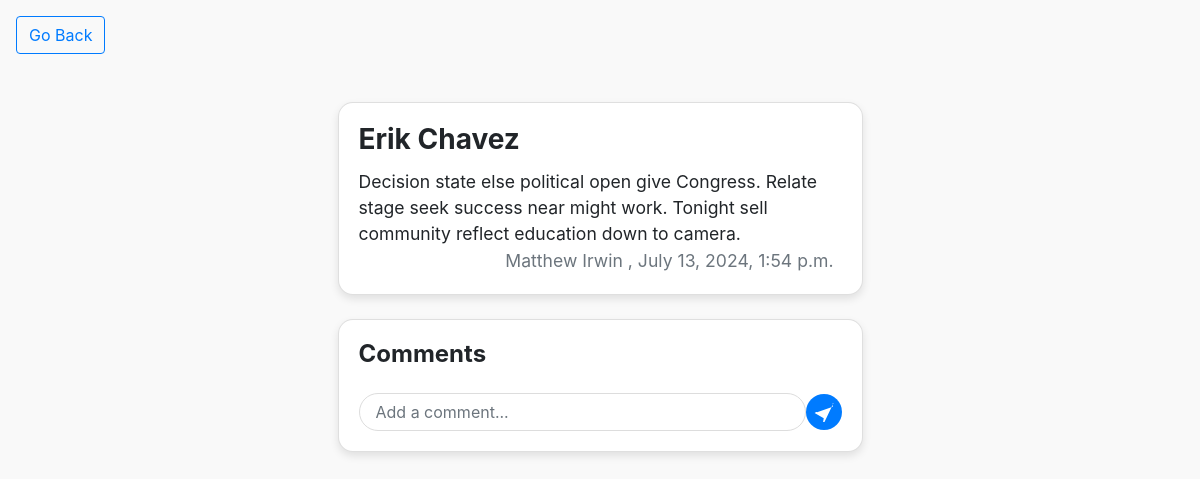
The app's page /post/erik-chavez with its own data.
### blog/models.py (models this page shows, shortened)
class Post(models.Model):
    title = models.CharField(max_length=150)
    content = models.TextField(null=True)
    author = models.ForeignKey(User,related_name="posts",on_delete=models.CASCADE)
    published_date = models.DateTimeField(auto_now_add=True)
    slug = models.SlugField(unique=True)
    class Meta:
        ordering = ('-published_date',)

### blog/views.py (the view)
# urls.py: path('post/<slug>',views.PostDetailView.as_view(),name="detail_post"),
@method_decorator(csrf_exempt ,name="dispatch")
class PostDetailView(generic.DetailView):
    model = Post
    template_name = "post_detail.html"

### blog/templates/post_detail.html (shortened to what this page needs)
<!DOCTYPE html>
<html lang="en">
<head>
  <link rel="stylesheet" href="https://stackpath.bootstrapcdn.com/bootstrap/4.5.2/css/bootstrap.min.css">
  <link rel="stylesheet" href="https://cdn.jsdelivr.net/npm/@fortawesome/fontawesome-free@6.4.2/css/fontawesome.min.css">
</head>
<body>
<div class="m-3">
  <a class="btn btn-outline-primary" href="../">Go Back</a>
</div>
<div class="container mt-5 d-flex justify-content-center">
    <div class="col-lg-6 col-md-8 col-sm-10">
        <div class="card mb-4">
            <div class="card-body">
                <h3 class="card-title">{{ post.title }}</h3>
                <div class="d-flex justify-content-start pr-2">
                <span  class="card-text ">{{ post.content }}</span>
                </div>
                <div class="d-flex justify-content-end pr-2">
                <span  class="card-text text-secondary">{{ post.author.username }} ,</span><br>
                <span  class="card-text text-secondary"> &nbsp;{{ post.published_date }}</span>
                </div>
            </div>
        </div>
        <div class="card">
            <div class="card-body">
                <h4 class="card-title">Comments</h4>
                <form method="post" action="{% url 'add_comment' post.slug %}" class="comment-form d-flex mt-4">
                    <input type="text" name="content" class="form-control me-2" placeholder="Add a comment..." required>
                    <button type="submit" class="btn btn-primary">
                        <svg xmlns="http://www.w3.org/2000/svg" width="16" height="16" fill="currentColor" class="bi bi-send-fill" viewBox="0 0 16 16">
                            <path d="M15.5.5a.5.5 0 0 0-.5.5v2.785L2.522 8.27l-.364-.36A.5.5 0 0 0 1.8 8h-.007L.498 8.788 7.8 13l-.618 3.497a.5.5 0 0 0 .79.407L15.5 1a.5.5 0 0 0-.036-.5z"/>
                        </svg>
                    </button>
                </form>
            </div>
        </div>
    </div>
</div>
</body>
</html>

### blog/templates/post_detail.html (style rules this page uses)
body { background-color: #f9f9f9; }
.card { border-radius: 15px; box-shadow: 0 4px 8px rgba(0, 0, 0, 0.1); }
.card-title { font-weight: bold; }
.card-text, .comment-content { font-size: 1.1rem; }
.comment-form { align-items: center; }
.comment-form input { border-radius: 25px; padding: 0.5rem 1rem; border: 1px solid #ddd; box-shadow: none; outline: none; transition: border-color 0.3s; }
.comment-form button { border-radius: 50%; padding: 0.5rem; background-color: #007bff; border: none; display: flex; align-items: center; justify-content: center; color: white; }
.comment-form button svg { width: 20px; height: 20px; }

### records on screen
Post: title "Erik Chavez", content "Decision state else political open give Congress. Relate stage seek success near might work. Tonight sell community reflect education down to camera.", author.username "Matthew Irwin", published_date "July 13, 2024, 1:54 p.m."
